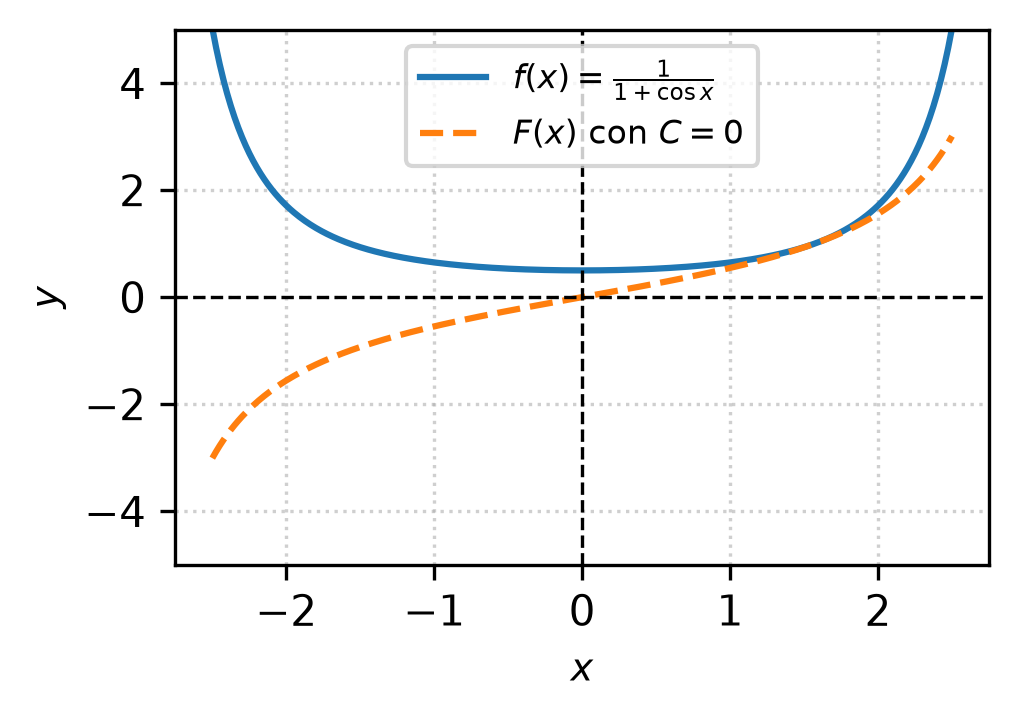

Here is the Python script that generated this plot:
import matplotlib
matplotlib.use('Agg')
import numpy as np
import matplotlib.pyplot as plt

# Definir el dominio para x, evitando las asíntotas en x = pi + 2k*pi
x = np.linspace(-2.5, 2.5, 400)

# Función original f(x) = 1 / (1 + cos(x))
# Función antiderivada F(x) con C = 0 -> F(x) = tan(x/2)
f_x = 1.0 / (1.0 + np.cos(x))
F_x = np.tan(x / 2.0)

# Configuración de la figura para columna IEEE
fig, ax = plt.subplots(figsize=(3.5, 2.5))

# Graficar ambas funciones
ax.plot(x, f_x, label=r'$f(x) = \frac{1}{1+\cos x}$', color='tab:blue')
ax.plot(x, F_x, label=r'$F(x)$ con $C=0$', color='tab:orange', linestyle='--')

# Configuración de ejes y límites
ax.set_ylim(-5, 5)
ax.axhline(0, color='black', linewidth=0.8, linestyle='--')
ax.axvline(0, color='black', linewidth=0.8, linestyle='--')
ax.set_xlabel('$x$', fontsize=9)
ax.set_ylabel('$y$', fontsize=9)
ax.legend(loc='upper center', fontsize=8)
ax.grid(True, linestyle=':', alpha=0.6)

# Ajustar diseño
plt.tight_layout()
plt.savefig(r'semana_04/graficas/SEM04_P04_grafica.png', dpi=300, bbox_inches='tight')
plt.close()
